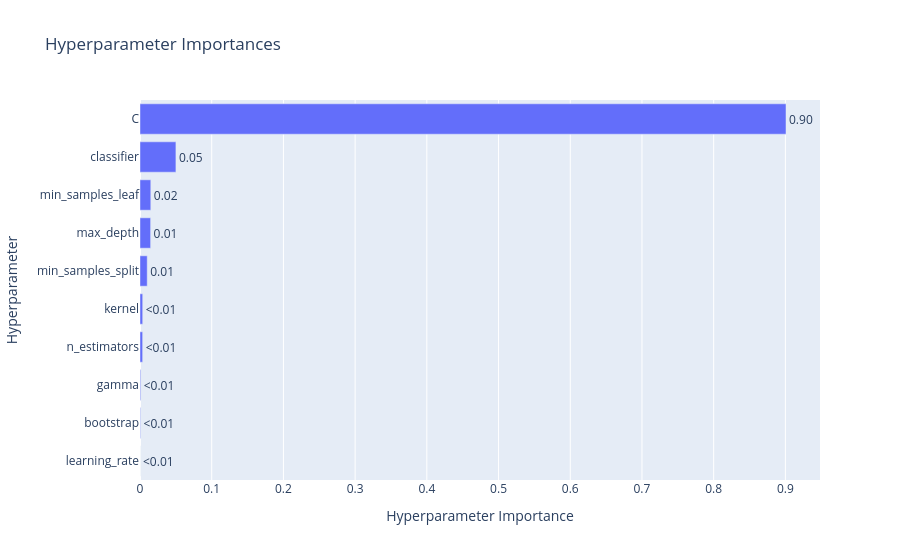

Notebook source saved alongside this figure:
### Code cell
plot_param_importances(study).show()

### Figure 1 — Plotly figure (JSON) as saved in the notebook; plotly's stock layout.template omitted (floating-point values rounded to 4 significant figures)
{"data": [{"cliponaxis": false, "hovertemplate": ["learning_rate (FloatDistribution): 0.0<extra></extra>", "bootstrap (CategoricalDistribution): 0.0007070136687109895<extra></extra>", "gamma (CategoricalDistribution): 0.0009580810959613226<extra></extra>", "n_estimators (IntDistribution): 0.003691975781993177<extra></extra>", "kernel (CategoricalDistribution): 0.003765741881079754<extra></extra>", "min_samples_split (IntDistribution): 0.010071577540949514<extra></extra>", "max_depth (IntDistribution): 0.014813699335860403<extra></extra>", "min_samples_leaf (IntDistribution): 0.015046104193349634<extra></extra>", "classifier (CategoricalDistribution): 0.050084911237576725<extra></extra>", "C (FloatDistribution): 0.9008608952645183<extra></extra>"], "name": "Objective Value", "orientation": "h", "text": ["<0.01", "<0.01", "<0.01", "<0.01", "<0.01", "0.01", "0.01", "0.02", "0.05", "0.90"], "textposition": "outside", "type": "bar", "x": [0, 0.000707, 0.0009581, 0.003692, 0.003766, 0.01007, 0.01481, 0.01505, 0.05008, 0.9009], "y": ["learning_rate", "bootstrap", "gamma", "n_estimators", "kernel", "min_samples_split", "max_depth", "min_samples_leaf", "classifier", "C"]}], "layout": {"title": {"text": "Hyperparameter Importances"}, "xaxis": {"title": {"text": "Hyperparameter Importance"}}, "yaxis": {"title": {"text": "Hyperparameter"}}}}
